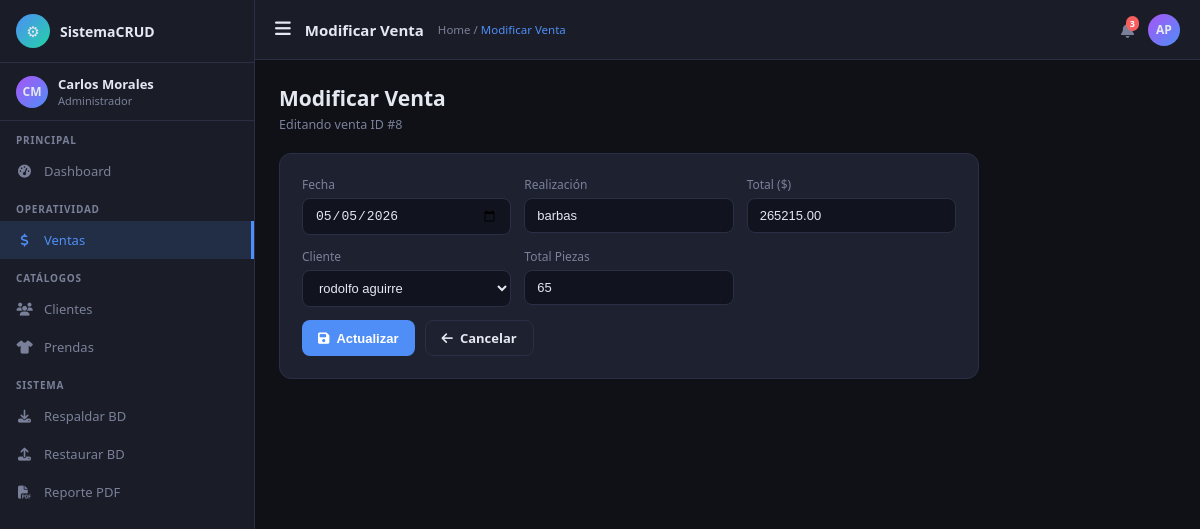
The page /index.php?controller=venta&action=editar&id=8 on the database its author committed.
### tables this page shows
CREATE TABLE `venta` (
  `Id_venta` int NOT NULL AUTO_INCREMENT,
  `Fecha` date NOT NULL,
  `Realizacion` varchar(40) NOT NULL,
  `Total` decimal(10,2) NOT NULL,
  `Id_cliente` int NOT NULL,
  `Total_piezas` int NOT NULL,
  `Id_detallev` int DEFAULT NULL,
  PRIMARY KEY (`Id_venta`),
  KEY `detalleventa_Venta_fk` (`Id_detallev`),
  KEY `Cliente_Venta_fk` (`Id_cliente`),
  CONSTRAINT `Cliente_Venta_fk` FOREIGN KEY (`Id_cliente`) REFERENCES `cliente` (`Id_cliente`),
  CONSTRAINT `detalleventa_Venta_fk` FOREIGN KEY (`Id_detallev`) REFERENCES `detalleventa` (`Id_detallev`),
  CONSTRAINT `fk_cliente_venta` FOREIGN KEY (`Id_cliente`) REFERENCES `cliente` (`Id_cliente`),
  CONSTRAINT `fk_detallev_venta` FOREIGN KEY (`Id_detallev`) REFERENCES `detalleventa` (`Id_detallev`)
);

CREATE TABLE `cliente` (
  `Id_cliente` int NOT NULL AUTO_INCREMENT,
  `Nombre` varchar(20) NOT NULL,
  `Ap_paterno` varchar(20) NOT NULL,
  `Telefono` varchar(10) NOT NULL,
  `Contrasena` varchar(255) NOT NULL,
  `Direccion` varchar(100) NOT NULL,
  `CP` varchar(5) NOT NULL,
  PRIMARY KEY (`Id_cliente`),
  KEY `idx_nombre` (`Nombre`),
  KEY `idx_apellido` (`Ap_paterno`)
);

### controllers/VentaController.php (called while the page is built, shortened)
<?php
class VentaController {
    private $model;
    private $clienteModel;
    public function __construct() {
        $this->model        = new Venta();
        $this->clienteModel = new Cliente();
    }
    public function editar() {
        $id    = (int)($_GET['id'] ?? 0);
        $venta = $this->model->getById($id);
        $clientes = $this->clienteModel->getAll();
        require_once 'views/Venta/modificar.php';
    }
}

### models/Database.php (called while the page is built, shortened)
<?php
class Database {
    private static $instance = null;
    public static function getConnection() {
        if (self::$instance === null) {
            self::$instance = new mysqli(DB_HOST, DB_USER, DB_PASS, DB_NAME);
            self::$instance->set_charset('utf8mb4');
        }
        return self::$instance;
    }
}

### models/Venta.php (called while the page is built, shortened)
<?php
class Venta {
    private $db;
    public function __construct() {
        $this->db = Database::getConnection();
    }
    public function getById(int $id): ?array {
        $stmt = $this->db->prepare('SELECT * FROM venta WHERE Id_venta = ?');
        $stmt->bind_param('i', $id);
        $stmt->execute();
        $row = $stmt->get_result()->fetch_assoc();
        return $row ?: null;
    }
}

### models/Cliente.php (called while the page is built, shortened)
<?php
class Cliente {
    private $db;
    public function __construct() {
        $this->db = Database::getConnection();
    }
    public function getAll(): array {
        $result = $this->db->query('SELECT * FROM cliente ORDER BY Id_cliente DESC');
        return $result->fetch_all(MYSQLI_ASSOC);
    }
}

### views/Venta/modificar.php (the view, shortened to what this page needs)
<?php
require_once 'views/layouts/header.php';
?>
<div class="ptitle">Modificar Venta</div>
<div class="psub">Editando venta ID #<?php echo $venta['Id_venta']; ?></div>
<div class="fcard" style="max-width:700px">
  <form action="<?php echo url('venta','actualizar'); ?>" method="post">
    <div class="fgrid">
      <div class="fg"><label>Fecha</label>
        <input class="fc" type="date" name="fecha" value="<?php echo $venta['Fecha']; ?>"></div>
      <div class="fg"><label>Realización</label>
        <input class="fc" type="text" name="realizacion" value="<?php echo htmlspecialchars($venta['Realizacion']); ?>"></div>
      <div class="fg"><label>Total ($)</label>
        <input class="fc" type="number" step="0.01" name="total" value="<?php echo $venta['Total']; ?>"></div>
      <div class="fg"><label>Cliente</label>
        <select class="fc" name="id_cliente">
          <?php foreach ($clientes as $c): ?>
          <option value="<?php echo $c['Id_cliente']; ?>" <?php echo $c['Id_cliente'] == $venta['Id_cliente'] ? 'selected' : ''; ?>>
            <?php echo htmlspecialchars($c['Nombre'] . ' ' . $c['Ap_paterno']); ?>
          </option>
          <?php endforeach; ?>
        </select>
      </div>
      <div class="fg"><label>Total Piezas</label>
        <input class="fc" type="number" name="total_piezas" value="<?php echo $venta['Total_piezas']; ?>"></div>
    </div>
    <div style="display:flex;gap:10px">
      <button type="submit" class="btn btn-primary"><i class="fas fa-save"></i> Actualizar</button>
      <a href="<?php echo url('venta'); ?>" class="btn btn-outline"><i class="fas fa-arrow-left"></i> Cancelar</a>
    </div>
  </form>
</div>
<?php require_once 'views/layouts/footer.php'; ?>

### views/layouts/header.php (style rules this page uses)
:root { --bg:#0f1117;--sb:#1a1d27;--sbw:255px;--accent:#4f8ef7;--accent2:#22d3a5;--accent3:#f7c948;--accent4:#f75e5e;--card:#1e2130;--border:#2a2f45;--text:#e4e8f0;--muted:#7a8099;--hh:60px;--green:#22c55e;--orange:#f97316;--red:#ef4444;--purple:#a855f7 }
* { margin:0;padding:0;box-sizing:border-box }
body { font-family:'Segoe UI',system-ui,sans-serif;background:var(--bg);color:var(--text);display:flex;min-height:100vh }
.btn { padding:8px 16px;border-radius:8px;font-size:13px;font-weight:600;cursor:pointer;border:none;transition:all .15s;display:inline-flex;align-items:center;gap:7px;text-decoration:none }
.btn-primary { background:var(--accent);color:#fff }
.btn-outline { background:transparent;border:1px solid var(--border);color:var(--text) }
.fcard { background:var(--card);border:1px solid var(--border);border-radius:12px;padding:22px;margin-bottom:18px }
.fg { display:flex;flex-direction:column;gap:5px }
.fg label { font-size:12px;color:var(--muted);font-weight:500 }
.fc { background:#11141e;border:1px solid var(--border);color:var(--text);border-radius:8px;padding:9px 12px;font-size:13px;outline:none;width:100%;transition:border-color .15s }
.fc::placeholder { color:#444d6b }
.fgrid { display:grid;grid-template-columns:repeat(3,1fr);gap:13px;margin-bottom:13px }
.ptitle { font-size:21px;font-weight:700;margin-bottom:4px }
.psub { font-size:12.5px;color:var(--muted);margin-bottom:20px }

### rows shown on the page
venta: Id_venta "8", fecha "05/05/2026", realizacion "barbas", total "265215.00", id_cliente "rodolfo aguirre", total_piezas "65"

### other values the page prints
$page_title "Modificar Venta"
